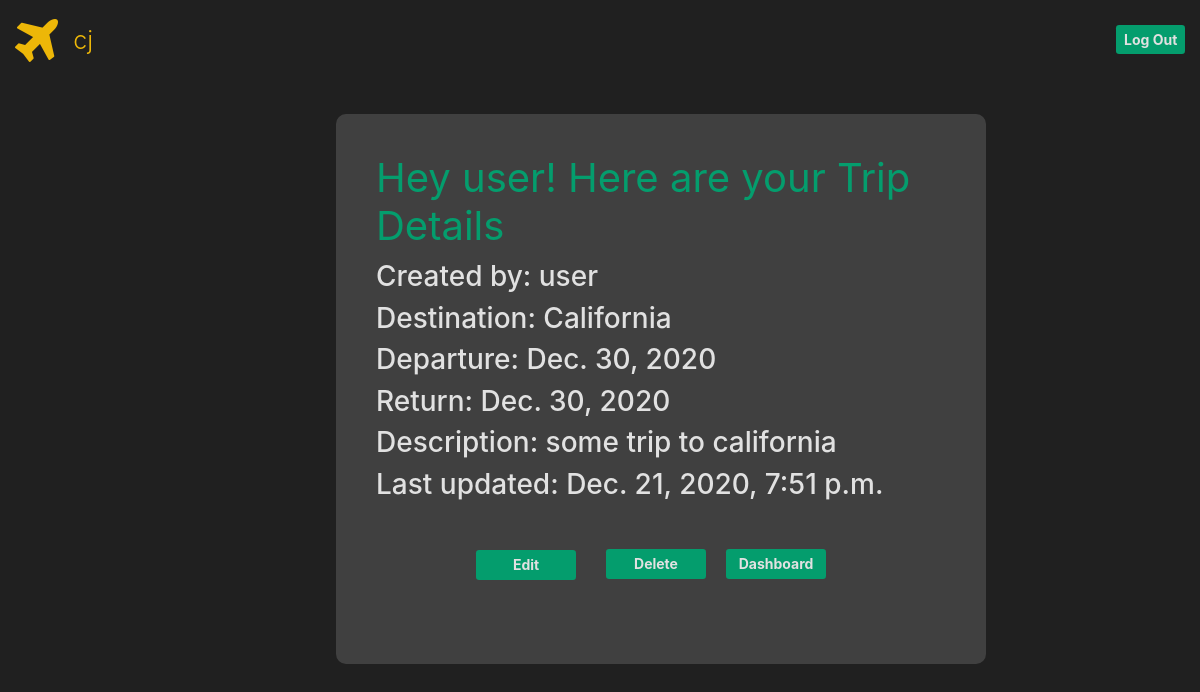
/shows/3 (signed in), run on the app's committed database.
### beltApp/models.py (models this page shows, shortened)
class User(models.Model):
    first_name = models.CharField(max_length=225)
    last_name = models.CharField(max_length=225)
    email = models.EmailField(max_length=250)
    password_hash = models.CharField(max_length=225)
    created_at = models.DateTimeField(auto_now_add=True)
    updated_at = models.DateTimeField(auto_now=True)
    objects = UserManager()

class Show(models.Model):
    created_by = models.ForeignKey(
        User, related_name="shows_created", on_delete=models.CASCADE)
    location = models.CharField(max_length=255)
    description = models.TextField()
    start_date = models.DateField()
    end_date = models.DateField()
    created_at = models.DateTimeField(auto_now_add=True)
    updated_at = models.DateTimeField(auto_now=True)
    objects = ShowManager()

### beltApp/views.py (the view)
# urls.py: path('shows/<int:show_id>', views.show_page),
def show_page(request, show_id):
    show = Show.objects.get(id=show_id)
    context = {
        "show": show,
        "some_user": User.objects.get(id=request.session["user_id"])
    }
    return render(request, 'show.html', context)

### beltApp/templates/show.html (shortened to what this page needs)
<!DOCTYPE html>
<html lang="en">
<head>
    <link rel="stylesheet" href="https://stackpath.bootstrapcdn.com/bootstrap/4.3.1/css/bootstrap.min.css"
>
    <link rel="stylesheet" href="https://cdnjs.cloudflare.com/ajax/libs/font-awesome/4.7.0/css/font-awesome.min.css">
    {% load static %}
    <link rel="stylesheet" href="{% static 'css/details.css'%}">
</head>
<body>
    <div id="wrapper">
        <div id="nav-container">
            <i class="fa fa-plane"></i>
            <h1 class="current-user">{{some_user.first_name}}</h1>
        </div>
        <form action="/logout" method="post">
            <input class="btn btn-primary btn-sm go-home" type="submit" value="Log Out">
        </form>
        <div id="body-container">
            <h1>Hey {{show.created_by.first_name}}! Here are your Trip Details</h1>
            <h3>Created by: {{show.created_by.first_name}}</h3>
            <h3>Destination: {{show.location}}</h3>
            <h3>Departure: {{show.start_date}}</h3>
            <h3>Return: {{show.end_date}}</h3>
            <h3>Description: {{show.description}}</h3>
            <h3>Last updated: {{show.updated_at}}</h3>
            <form action="/shows/{{show.id}}/updatePage" method="post">
                <input id="edit-btn" class="btn btn-primary btn-sm go-home" type="submit" value="Edit">
            </form>
            <form action="/shows/{{show.id}}/delete" method="post">
                <input id="delete-btn" class="btn btn-primary btn-sm go-home" type="submit" value="Delete">
            </form>
            <form action="/dashboard" method="post">
                <input id="dash-btn" class="btn btn-primary btn-sm go-home" type="submit" value="Dashboard">
            </form>
        </div>
    </div>
</body>
</html>

### beltApp/static/css/details.css (style rules this page uses)
* { margin: 0; padding: 0; }
#wrapper { width: 100vw; height: 100vh; background-color: rgb(32, 32, 32); }
#nav-container { display: flex; }
.fa { display: inline-block; position: relative; top: 15px; left: 15px; font-size: 55px; color: rgb(237, 183, 8); }
.current-user { position: relative; color: rgb(237, 183, 8); top: 25px; left: 30px; font-weight: 300; font-size: 25px; }
.go-home { position: relative; left: 93%; top: -30px; background-color: rgb(4, 157, 109); color: rgb(225, 225, 225); font-weight: bold; border: none; }
#body-container { position: relative; width: 650px; height: 550px; left: 28%; top: 30px; padding: 40px; text-align: left; border-radius: 10px; color: black; background-color: rgba(255, 254, 254, 0.144); }
#body-container h1 { margin-bottom: 30px; color: rgb(4, 157, 109); font-weight: 400; }
h3 { position: relative; bottom: 20px; color: rgb(225, 225, 225); }
#edit-btn { position: relative; left: 100px; top: 20px; width: 100px; height: 30px; background-color: rgb(4, 157, 109); }
#delete-btn { position: relative; left: 230px; top: -11px; width: 100px; height: 30px; background-color: rgb(4, 157, 109); }
#dash-btn { position: relative; left: 350px; top: -41px; width: 100px; height: 30px; background-color: rgb(4, 157, 109); }

### data on the page
User: first_name "cj"
Show: created_by.first_name "user", location "California", start_date "Dec. 30, 2020", end_date "Dec. 30, 2020", description "some trip to california", updated_at "Dec. 21, 2020, 7:51 p.m."
